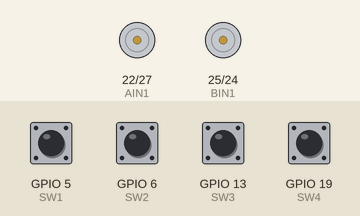
The program below on a simulated Raspberry Pi (BCM pin numbers). Shown: motor-driver pin pairs drawn as motors (green arrow = first pin HIGH = forward, orange = second pin HIGH = backward, longer = more drive, scaled by the enable pin). The inputs (shaded band) are chosen by the test bench; at power-on: GPIO 5 (SW1), GPIO 6 (SW2), GPIO 13 (SW3), GPIO 19 (SW4) LOW. What the program prints to the terminal is not drawn.

Above: at 1.2 s.
1.3 s: GPIO 5 (SW1) pulled HIGH for 0.15 s
At 2.1 s:
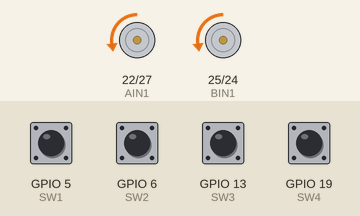
3.8 s: GPIO 6 (SW2) pulled HIGH for 0.15 s
At 4.6 s:
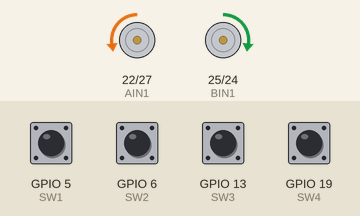
6.3 s: GPIO 13 (SW3) pulled HIGH for 0.15 s
At 7.1 s:
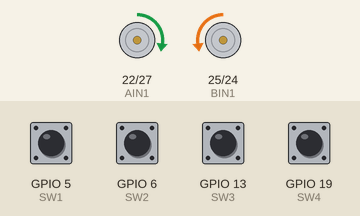
8.8 s: GPIO 19 (SW4) pulled HIGH for 0.15 s
At 9.6 s:
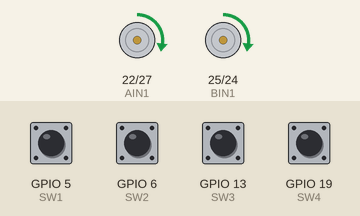
11.3 s: GPIO 5 (SW1) pulled HIGH for 1 s
At 13.1 s:
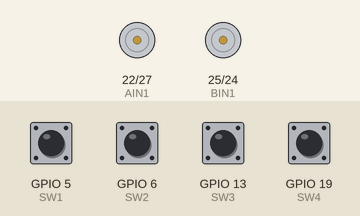
13.8 s: GPIO 6 (SW2) pulled HIGH for 1 s
At 14.6 s:
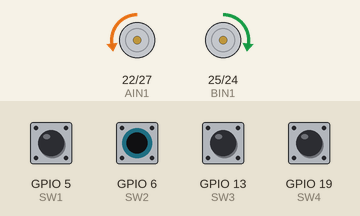
Timing chart, 0 to 16.8 s (numbered marks = the images above; inputs shaded):
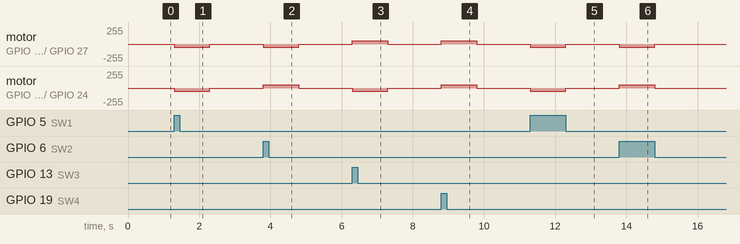

The program:

GPIOAS3_2.py
```python
import RPi.GPIO as GPIO
import time

SW1 = 5
SW2 = 6
SW3 = 13
SW4 = 19

PWMA = 18
.000000.as_integer_ratio


PWMB=23
AIN1 = 22
AIN2 = 27
BIN1=25
BIN2=24

GPIO.setwarnings(False)
GPIO.setmode(GPIO.BCM)
GPIO.setup(SW1, GPIO.IN, pull_up_down=GPIO.PUD_DOWN)
GPIO.setup(SW2, GPIO.IN, pull_up_down=GPIO.PUD_DOWN)
GPIO.setup(SW3, GPIO.IN, pull_up_down=GPIO.PUD_DOWN)
GPIO.setup(SW4, GPIO.IN, pull_up_down=GPIO.PUD_DOWN)
GPIO.setup(PWMA,GPIO.OUT)
GPIO.setup(PWMB,GPIO.OUT)
GPIO.setup(AIN1,GPIO.OUT)
GPIO.setup(AIN2,GPIO.OUT)
GPIO.setup(BIN1,GPIO.OUT)
GPIO.setup(BIN2,GPIO.OUT)

L_Motor = GPIO.PWM(PWMA,500)
R_Motor = GPIO.PWM(PWMB,500)
L_Motor.start(0)
R_Motor.start(0)

try:
    while True:
        sw1Value = GPIO.input(SW1)
        sw2Value = GPIO.input(SW2)
        sw3Value = GPIO.input(SW3)
        sw4Value = GPIO.input(SW4)

        if sw1Value == 1:  # 버튼이 눌리면
            GPIO.output(AIN1,0)
            GPIO.output(AIN2,1) #오른쪽 앞
            GPIO.output(BIN1,0)
            GPIO.output(BIN2,1) #왼쪽 앞
            print("SW1 : 앞")
            L_Motor.ChangeDutyCycle(20)
            R_Motor.ChangeDutyCycle(20)
            time.sleep(1.0)
            L_Motor.ChangeDutyCycle(0)
            R_Motor.ChangeDutyCycle(0)

        if sw2Value == 1:  # 버튼이 눌리면
            GPIO.output(AIN1,0)
            GPIO.output(AIN2,1)
            GPIO.output(BIN1,1)
            GPIO.output(BIN2,0)
            print("SW2 : 오른쪽")
            L_Motor.ChangeDutyCycle(20)
            R_Motor.ChangeDutyCycle(20)
            time.sleep(1.0)
            L_Motor.ChangeDutyCycle(0)
            R_Motor.ChangeDutyCycle(0)

        if sw3Value == 1:  # 버튼이 눌리면
            GPIO.output(AIN1,1)
            GPIO.output(AIN2,0)
            GPIO.output(BIN1,0)
            GPIO.output(BIN2,1)
            print("SW3 : 왼쪽")
            L_Motor.ChangeDutyCycle(20)
            R_Motor.ChangeDutyCycle(20)
            time.sleep(1.0)
            L_Motor.ChangeDutyCycle(0)
            R_Motor.ChangeDutyCycle(0)

        if sw4Value == 1:  # 버튼이 눌리면
            GPIO.output(AIN1,1)
            GPIO.output(AIN2,0)
            GPIO.output(BIN1,1)
            GPIO.output(BIN2,0)
            print("SW4 : 뒤")
            L_Motor.ChangeDutyCycle(20)
            R_Motor.ChangeDutyCycle(20)
            time.sleep(1.0)
            L_Motor.ChangeDutyCycle(0)
            R_Motor.ChangeDutyCycle(0)


except KeyboardInterrupt:
    pass

GPIO.cleanup()
```

Measured:
- after the input at 1.3 s, motor on GPIO 22 (AIN1) / GPIO 27 (AIN2), motor on GPIO 25 (BIN1) / GPIO 24 (BIN2): stopped → backward 51/255 at once, → stopped 1.0 s later
- after the input at 3.8 s, motor on GPIO 22 (AIN1) / GPIO 27 (AIN2): stopped → backward 51/255 at once, → stopped 1.0 s later; motor on GPIO 25 (BIN1) / GPIO 24 (BIN2): stopped → forward 51/255 at once, → stopped 1.0 s later
- after the input at 6.3 s, motor on GPIO 22 (AIN1) / GPIO 27 (AIN2): stopped → forward 51/255 at once, → stopped 1.0 s later; motor on GPIO 25 (BIN1) / GPIO 24 (BIN2): stopped → backward 51/255 at once, → stopped 1.0 s later
- after the input at 8.8 s, motor on GPIO 22 (AIN1) / GPIO 27 (AIN2), motor on GPIO 25 (BIN1) / GPIO 24 (BIN2): stopped → forward 51/255 at once, → stopped 1.0 s later
- after the input at 11.3 s, motor on GPIO 22 (AIN1) / GPIO 27 (AIN2), motor on GPIO 25 (BIN1) / GPIO 24 (BIN2): stopped → backward 51/255 at once, → stopped 1.0 s later
- after the input at 13.8 s, motor on GPIO 22 (AIN1) / GPIO 27 (AIN2): stopped → backward 51/255 at once, → stopped 1.0 s later; motor on GPIO 25 (BIN1) / GPIO 24 (BIN2): stopped → forward 51/255 at once, → stopped 1.0 s later
